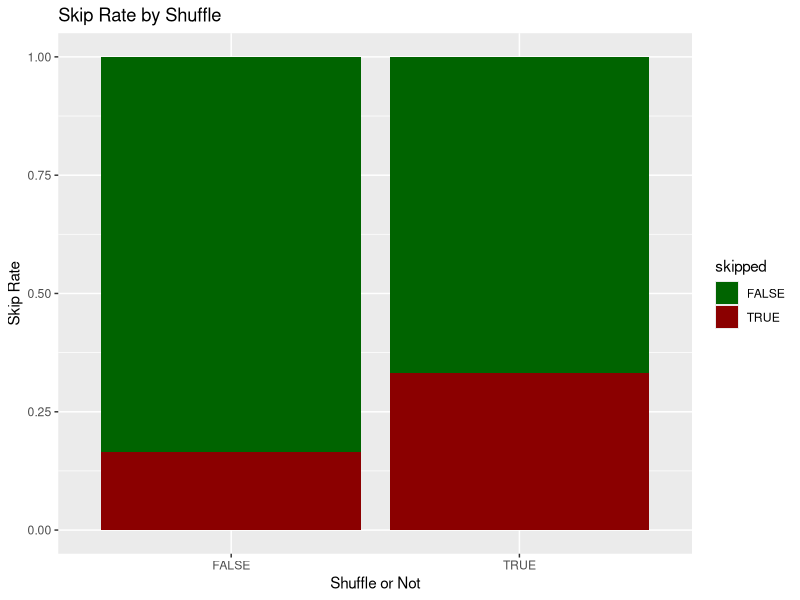
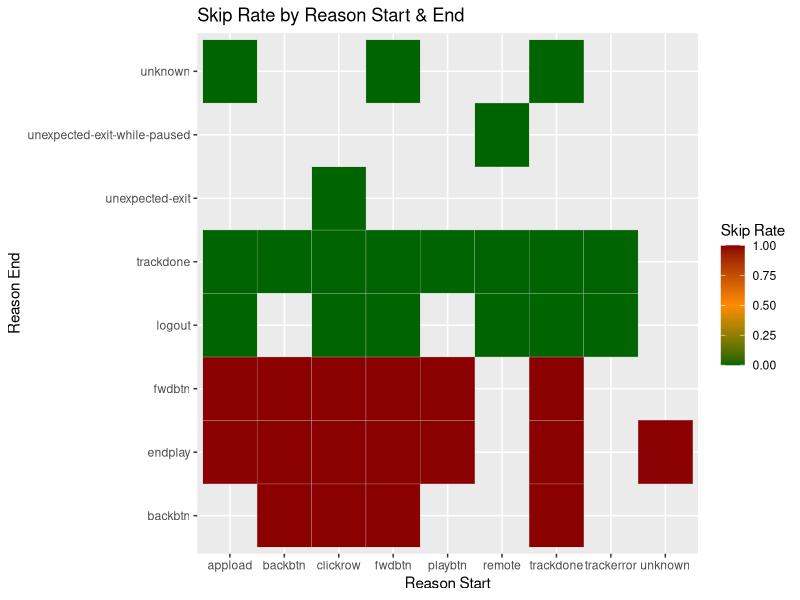

Reproduce these figures in R, in order.
library(dplyr)
library(ggplot2)
library(lubridate)

Sys.setlocale("LC_TIME", "English_United States.1252")

data <- read.csv("clean_spotify.csv", header=TRUE)

data$ts <- ymd_hms(data$ts)

top_artists <- data %>%
  mutate(month=format(ts, "%b")) %>%
  mutate(month=factor(
    month, 
    levels=c("Jun", "Jul", "Aug", "Sep", "Oct", "Nov", "Dec")
  )) %>%
  group_by(month, artist_name) %>%
  summarise(total_time_ms=sum(ms_played), .groups="drop") %>%
  arrange(month, desc(total_time_ms)) %>%
  group_by(month) %>%
  slice_max(order_by=total_time_ms, n = 1)

print(top_artists)


top_albums <- data %>%
  mutate(month=format(ts, "%b")) %>%
  mutate(month=factor(
    month, 
    levels=c("Jun", "Jul", "Aug", "Sep", "Oct", "Nov", "Dec")
  )) %>%
  group_by(month, album_name) %>%
  summarise(total_time_ms=sum(ms_played), .groups="drop") %>%
  arrange(month, desc(total_time_ms)) %>%
  group_by(month) %>%
  slice_max(order_by=total_time_ms, n = 1)

print(top_albums)

str(data[, c("reason_start", "reason_end", "shuffle", "skipped")])

data$reason_start <- as.factor(data$reason_start)
data$reason_end   <- as.factor(data$reason_end)
data$shuffle      <- as.logical(data$shuffle)
data$skipped      <- as.logical(data$skipped)

table(data$reason_start, data$skipped)
table(data$reason_end, data$skipped)
table(data$shuffle, data$skipped)

ggplot(data, aes(x = shuffle, fill = skipped)) +
  geom_bar(position = "fill") +
  labs(title = "Skip Rate by Shuffle", y = "Skip Rate", x = "Shuffle or Not") +
  scale_fill_manual(values = c("darkgreen", "darkred"))

reason_skip <- data %>%
  group_by(reason_start, reason_end) %>%
  summarise(skip_rate = mean(skipped))

ggplot(reason_skip, aes(x = reason_start, y = reason_end, fill = skip_rate)) +
  geom_tile(color = "grey") +
  scale_fill_gradient2(
    low = "darkgreen", mid = "darkorange", high = "darkred", midpoint = 0.5
  ) +
  labs(
    title = "Skip Rate by Reason Start & End",
    x = "Reason Start",
    y = "Reason End",
    fill = "Skip Rate"
  )






